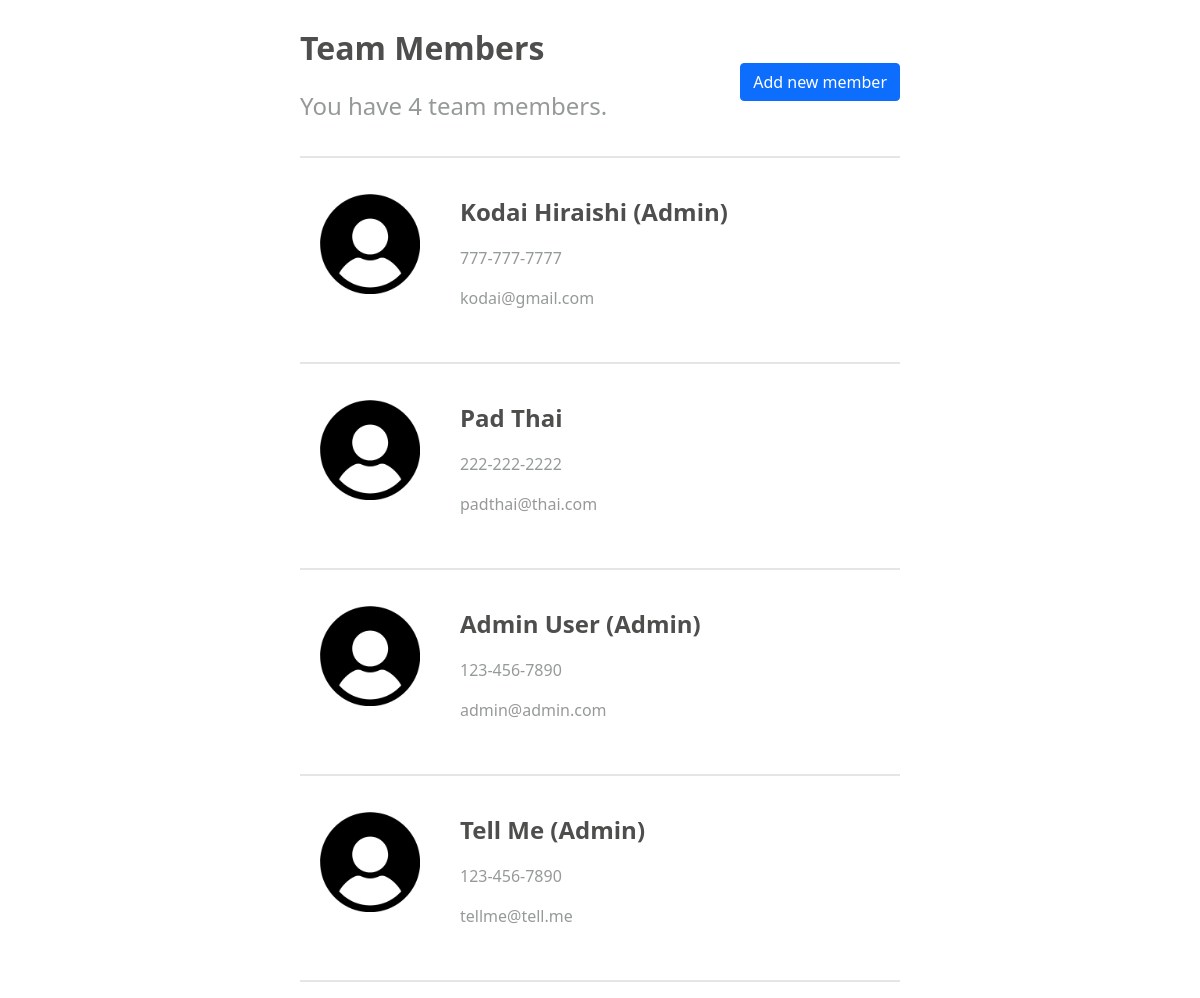
The app's page /, older data.
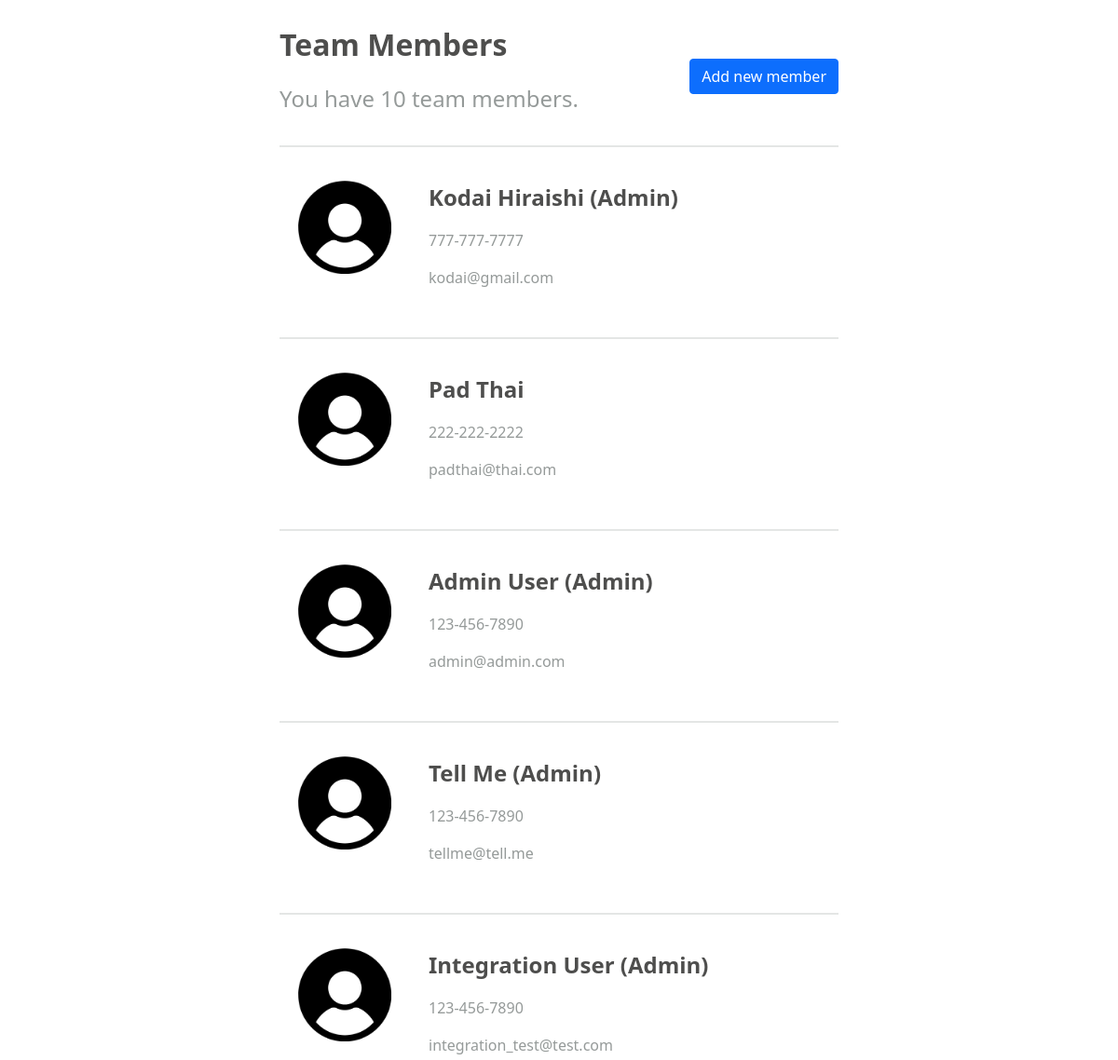
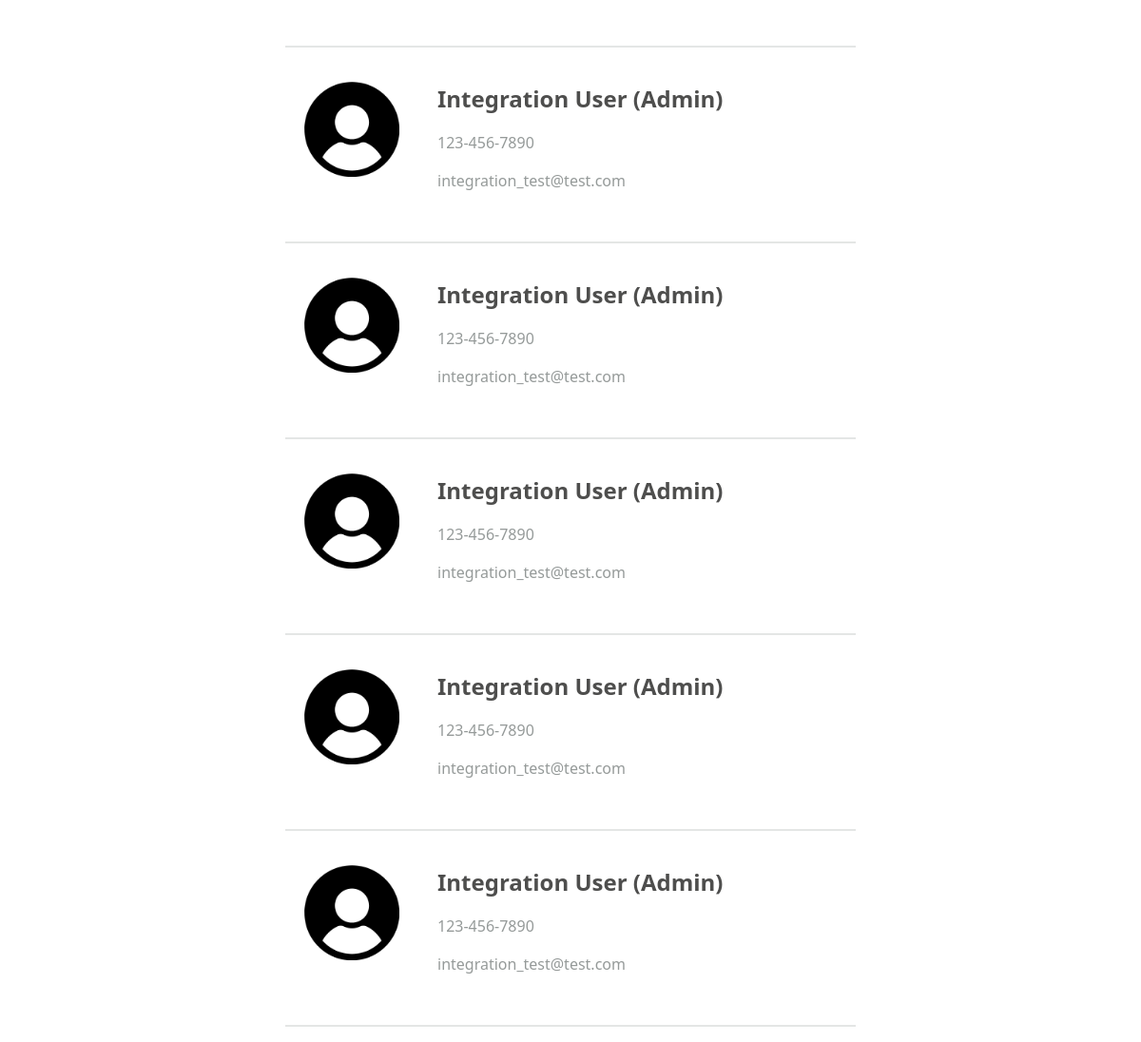
The same page, newer data (2 pictures, top to bottom).
### api/models.py (models this page shows, shortened)
class TeamMember(models.Model):
    first_name = models.CharField(max_length=50)
    last_name = models.CharField(max_length=50)
    email = models.EmailField(max_length=255, validators=[email_validator])
    phone_number = models.CharField(max_length=12, validators=[phone_number_validator])
    is_admin = models.BooleanField(default=False)

### api/views.py (the view)
# urls.py: path('', views.TeamMemberListView.as_view()),
class TeamMemberListView(ListView):
    model = TeamMember
    template_name = 'teammembers/teammember_list.html'
    context_object_name = 'team_members'

### api/templates/teammembers/teammember_list.html
{% extends "base.html" %}
{% load static %}
{% block content %}
    <div id="teammember-list-header-wrapper">
        <div id="teammember-list-header-left">
            <p class="fs-2 fw-bolder black-text page-header">Team Members</h2>
            <p class="fs-4 grey-text page-subheader">You have {{ team_members|length }} team members.</h4>
        </div>
        <div id="teammember-list-header-right">
            <button id="add-member-btn" type="button" class="btn btn-primary" onclick="location.href='add'">Add new member</button>
        </div>
    </div>
    <hr class="grey-separator">
    {% for teammember in team_members %}
        <div class="teammember-list-wrapper" onclick="location.href='{{ teammember.id }}/edit';">
            <div class="teammember-img-wrapper">
                <img class="teammember-img" src={% static 'image/user-3296.png' %} alt="">
            </div>
            <div class="teammember-info-wrapper">
                <p class="fs-4 black-text fw-bolder teammember-name">{{ teammember.first_name }} {{ teammember.last_name }} {% if teammember.is_admin %}(Admin){% endif %}</p>
                <p class="fs-6 grey-text teammember-phone-number">{{ teammember.phone_number }}</p>
                <p class="fs-6 grey-text team-member-email">{{ teammember.email }}</p>
            </div>
        </div>
        <hr class="grey-separator">
    {% endfor %}
{% endblock %}

Row changes from the older to the newer data that the page shows:
added TeamMember: first_name "Integration", last_name "User", is_admin "(Admin)", phone_number "123-456-7890", email "integration_test@test.com"
added TeamMember: first_name "Integration", last_name "User", is_admin "(Admin)", phone_number "123-456-7890", email "integration_test@test.com"
added TeamMember: first_name "Integration", last_name "User", is_admin "(Admin)", phone_number "123-456-7890", email "integration_test@test.com"
added TeamMember: first_name "Integration", last_name "User", is_admin "(Admin)", phone_number "123-456-7890", email "integration_test@test.com"
added TeamMember: first_name "Integration", last_name "User", is_admin "(Admin)", phone_number "123-456-7890", email "integration_test@test.com"
added TeamMember: first_name "Integration", last_name "User", is_admin "(Admin)", phone_number "123-456-7890", email "integration_test@test.com"
Text that changed along with them:
{{ team_members|length }}: "4" → "10"
